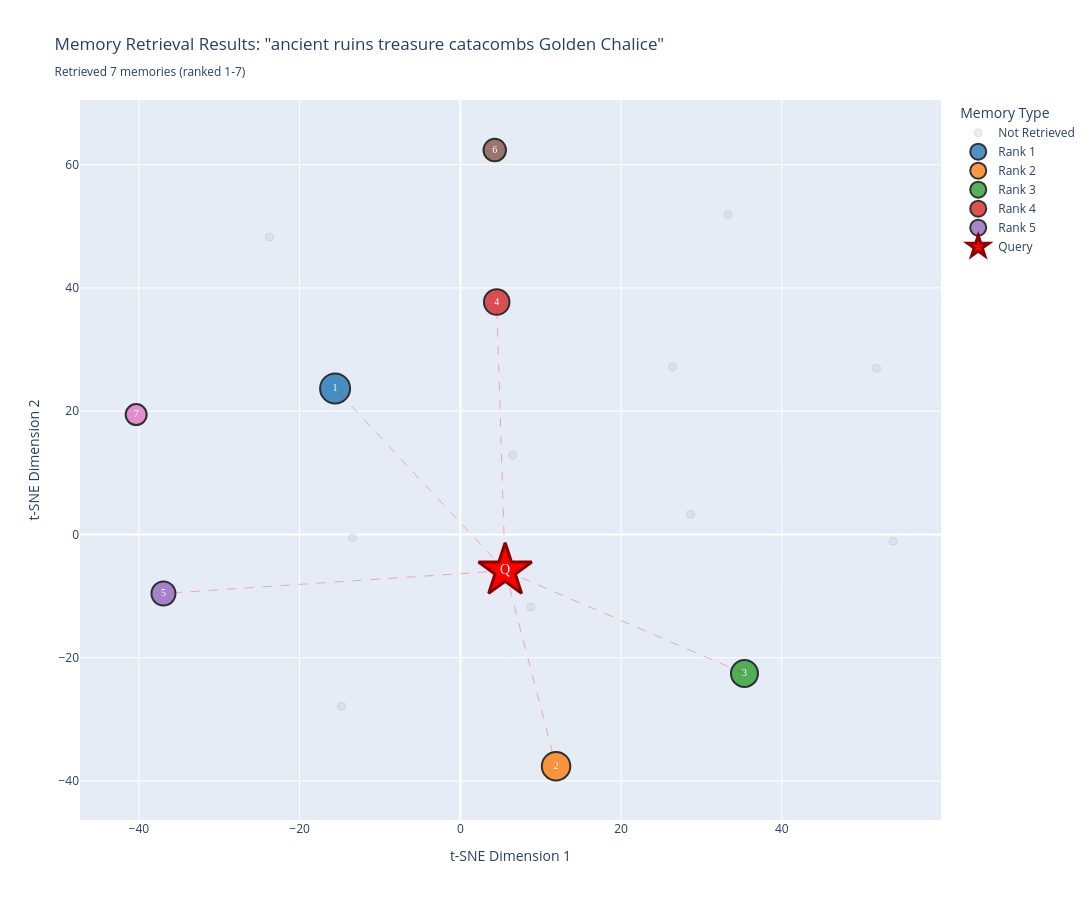

This figure's notebook cell:
### Code cell
# Create interactive visualization
fig = go.Figure()

# Plot non-retrieved memories (gray, small)
non_retrieved = df[~df['is_retrieved']]
if len(non_retrieved) > 0:
    fig.add_trace(go.Scatter(
        x=non_retrieved['x'],
        y=non_retrieved['y'],
        mode='markers',
        name='Not Retrieved',
        marker=dict(
            size=8,
            color='lightgray',
            opacity=0.4,
            line=dict(width=0.5, color='gray')
        ),
        hovertemplate='<b>Not Retrieved</b><br>' +
                      '<b>NPC:</b> %{customdata[0]}<br>' +
                      '<b>Type:</b> %{customdata[1]}<br>' +
                      '<b>Importance:</b> %{customdata[2]:.2f}<br>' +
                      '<b>Content:</b> %{customdata[3]}<br>' +
                      '<extra></extra>',
        customdata=non_retrieved[['npc_id', 'memory_type', 'importance_score', 'content_preview']].values,
    ))

# Plot retrieved memories (colored by rank, larger, with rank labels)
retrieved = df[df['is_retrieved']].sort_values('rank')
if len(retrieved) > 0:
    # Color scale: blue (rank 1) to red (higher ranks)
    colors = ['#1f77b4', '#ff7f0e', '#2ca02c', '#d62728', '#9467bd', '#8c564b', '#e377c2', '#7f7f7f', '#bcbd22', '#17becf']
    
    for idx, row in retrieved.iterrows():
        rank = int(row['rank'])
        color = colors[(rank - 1) % len(colors)]
        size = max(15, 30 - (rank - 1) * 1.5)  # Larger for better ranks
        
        fig.add_trace(go.Scatter(
            x=[row['x']],
            y=[row['y']],
            mode='markers+text',
            name=f'Rank {rank}',
            text=[str(rank)],
            textposition='middle center',
            textfont=dict(size=10, color='white', family='Arial Black'),
            marker=dict(
                size=size,
                color=color,
                opacity=0.8,
                line=dict(width=2, color='black')
            ),
            hovertemplate=f'<b>Rank {rank}</b> (Score: {row["score"]:.3f})<br>' +
                          '<b>NPC:</b> %{customdata[0]}<br>' +
                          '<b>Type:</b> %{customdata[1]}<br>' +
                          '<b>Importance:</b> %{customdata[2]:.2f}<br>' +
                          '<b>Tags:</b> %{customdata[3]}<br>' +
                          '<b>Full Content:</b><br>%{customdata[4]}<br>' +
                          '<extra></extra>',
            customdata=[[row['npc_id'], row['memory_type'], row['importance_score'], 
                        row['tags'], row['content']]],
            showlegend=(rank <= 5),  # Only show legend for top 5
        ))

# Plot query point (large star)
fig.add_trace(go.Scatter(
    x=[query_2d[0]],
    y=[query_2d[1]],
    mode='markers+text',
    name='Query',
    text=['Q'],
    textposition='middle center',
    textfont=dict(size=14, color='white', family='Arial Black'),
    marker=dict(
        size=40,
        color='red',
        symbol='star',
        line=dict(width=3, color='darkred')
    ),
    hovertemplate=f'<b>QUERY</b><br>"{query}"<extra></extra>',
))

# Draw lines from query to top-ranked memories
top_n = min(5, len(retrieved))
for idx, row in retrieved.head(top_n).iterrows():
    fig.add_trace(go.Scatter(
        x=[query_2d[0], row['x']],
        y=[query_2d[1], row['y']],
        mode='lines',
        line=dict(color='rgba(255,0,0,0.3)', width=1, dash='dash'),
        showlegend=False,
        hoverinfo='skip',
    ))

# Update layout
fig.update_layout(
    title=f'Memory Retrieval Results: "{query}"<br><sub>Retrieved {len(retrieved)} memories (ranked 1-{len(retrieved)})</sub>',
    xaxis_title='t-SNE Dimension 1',
    yaxis_title='t-SNE Dimension 2',
    hovermode='closest',
    width=1400,
    height=900,
    showlegend=True,
    legend=dict(
        x=1.02,
        y=1,
        xanchor='left',
        yanchor='top',
        title="Memory Type"
    ),
)

fig.show()

print(f"\n✅ Visualization created!")
print(f"\nSummary:")
print(f"  - Query: '{query}'")
print(f"  - NPC: {npc_id}")
print(f"  - Retrieved: {len(retrieved)} memories")
print(f"  - Top 3 ranks: {list(retrieved.head(3)['rank'].values)}")

### Figure 1 — Plotly figure (JSON) as saved in the notebook; plotly's stock layout.template omitted (floating-point values rounded to 4 significant figures)
{"data": [{"customdata": [["bob", "conversation", 0.8, "Player helped me fix my broken cart. I'm very grateful and will remember this ki..."], ["bob", "conversation", 0.6, "Player asked about trading routes. I shared some valuable information about the ..."], ["bob", "conversation", 0.75, "Player mentioned they're heading north. I reminded them about the safer trade ro..."], ["bob", "conversation", 0.65, "The market festival happened last week. Player participated in the trading compe..."], ["charlie", "conversation", 0.95, "Player asked me about my past. I shared a secret - I used to be a royal guard be..."], ["charlie", "conversation", 0.7, "Player mentioned they're also interested in the kingdom's history. I promised to..."], ["charlie", "conversation", 0.9, "Player asked if I know anything about the king's sword. I hesitated but confirme..."], ["bob", "conversation", 0.5, "Player asked about my relationship with Alice. I confirmed we've been friends fo..."], ["bob", "conversation", 0.6, "I saw player talking with Charlie. That's unusual - Charlie rarely talks to anyo..."], ["charlie", "conversation", 1, "Player helped me recover an old artifact from my past. I'm eternally grateful. T..."]], "hovertemplate": "<b>Not Retrieved</b><br><b>NPC:</b> %{customdata[0]}<br><b>Type:</b> %{customdata[1]}<br><b>Importance:</b> %{customdata[2]:.2f}<br><b>Content:</b> %{customdata[3]}<br><extra></extra>", "marker": {"color": "lightgray", "line": {"color": "gray", "width": 0.5}, "opacity": 0.4, "size": 8}, "mode": "markers", "name": "Not Retrieved", "type": "scatter", "x": [33.3, 53.82, 8.779, -13.41, -23.75, 28.64, 6.522, -14.77, 26.41, 51.78], "y": [51.83, -1.121, -11.77, -0.5144, 48.27, 3.255, 12.87, -27.9, 27.19, 26.94]}, {"customdata": [["alice", "conversation", 0.9, "quest,location,legend", "Player asked about the ancient ruins and the lost treasure. I told them about the legend of the Golden Chalice hidden deep within the catacombs."]], "hovertemplate": "<b>Rank 1</b> (Score: 0.747)<br><b>NPC:</b> %{customdata[0]}<br><b>Type:</b> %{customdata[1]}<br><b>Importance:</b> %{customdata[2]:.2f}<br><b>Tags:</b> %{customdata[3]}<br><b>Full Content:</b><br>%{customdata[4]}<br><extra></extra>", "marker": {"color": "#1f77b4", "line": {"color": "black", "width": 2}, "opacity": 0.8, "size": 30}, "mode": "markers+text", "name": "Rank 1", "showlegend": true, "text": ["1"], "textfont": {"color": "white", "family": "Arial Black", "size": 10}, "textposition": "middle center", "type": "scatter", "x": [-15.58], "y": [23.68]}, {"customdata": [["alice", "conversation", 0.7, "quest,npc_reference", "Player mentioned they're looking for a map to the catacombs. I suggested they talk to the old librarian in the town square."]], "hovertemplate": "<b>Rank 2</b> (Score: 0.600)<br><b>NPC:</b> %{customdata[0]}<br><b>Type:</b> %{customdata[1]}<br><b>Importance:</b> %{customdata[2]:.2f}<br><b>Tags:</b> %{customdata[3]}<br><b>Full Content:</b><br>%{customdata[4]}<br><extra></extra>", "marker": {"color": "#ff7f0e", "line": {"color": "black", "width": 2}, "opacity": 0.8, "size": 28.5}, "mode": "markers+text", "name": "Rank 2", "showlegend": true, "text": ["2"], "textfont": {"color": "white", "family": "Arial Black", "size": 10}, "textposition": "middle center", "type": "scatter", "x": [11.91], "y": [-37.61]}, {"customdata": [["alice", "conversation", 0.85, "quest,warning,lore", "Player returned and showed me the map. I warned them about the guardian spirits that protect the catacombs. They must be prepared."]], "hovertemplate": "<b>Rank 3</b> (Score: 0.565)<br><b>NPC:</b> %{customdata[0]}<br><b>Type:</b> %{customdata[1]}<br><b>Importance:</b> %{customdata[2]:.2f}<br><b>Tags:</b> %{customdata[3]}<br><b>Full Content:</b><br>%{customdata[4]}<br><extra></extra>", "marker": {"color": "#2ca02c", "line": {"color": "black", "width": 2}, "opacity": 0.8, "size": 27}, "mode": "markers+text", "name": "Rank 3", "showlegend": true, "text": ["3"], "textfont": {"color": "white", "family": "Arial Black", "size": 10}, "textposition": "middle center", "type": "scatter", "x": [35.35], "y": [-22.58]}, {"customdata": [["alice", "conversation", 0.8, "discovery,research,location", "Player discovered a hidden passage in the library. I'm very interested in what they might find there. This could be important for my research."]], "hovertemplate": "<b>Rank 4</b> (Score: 0.520)<br><b>NPC:</b> %{customdata[0]}<br><b>Type:</b> %{customdata[1]}<br><b>Importance:</b> %{customdata[2]:.2f}<br><b>Tags:</b> %{customdata[3]}<br><b>Full Content:</b><br>%{customdata[4]}<br><extra></extra>", "marker": {"color": "#d62728", "line": {"color": "black", "width": 2}, "opacity": 0.8, "size": 25.5}, "mode": "markers+text", "name": "Rank 4", "showlegend": true, "text": ["4"], "textfont": {"color": "white", "family": "Arial Black", "size": 10}, "textposition": "middle center", "type": "scatter", "x": [4.523], "y": [37.7]}, {"customdata": [["alice", "conversation", 0.2, "directions", "Player asked for directions to the marketplace. I gave them simple directions."]], "hovertemplate": "<b>Rank 5</b> (Score: 0.317)<br><b>NPC:</b> %{customdata[0]}<br><b>Type:</b> %{customdata[1]}<br><b>Importance:</b> %{customdata[2]:.2f}<br><b>Tags:</b> %{customdata[3]}<br><b>Full Content:</b><br>%{customdata[4]}<br><extra></extra>", "marker": {"color": "#9467bd", "line": {"color": "black", "width": 2}, "opacity": 0.8, "size": 24}, "mode": "markers+text", "name": "Rank 5", "showlegend": true, "text": ["5"], "textfont": {"color": "white", "family": "Arial Black", "size": 10}, "textposition": "middle center", "type": "scatter", "x": [-36.94], "y": [-9.585]}, {"customdata": [["alice", "conversation", 0.5, "relationship,npc_relationship", "I mentioned to the player that Bob and I have been friends since childhood. We grew up in the same village."]], "hovertemplate": "<b>Rank 6</b> (Score: 0.315)<br><b>NPC:</b> %{customdata[0]}<br><b>Type:</b> %{customdata[1]}<br><b>Importance:</b> %{customdata[2]:.2f}<br><b>Tags:</b> %{customdata[3]}<br><b>Full Content:</b><br>%{customdata[4]}<br><extra></extra>", "marker": {"color": "#8c564b", "line": {"color": "black", "width": 2}, "opacity": 0.8, "size": 22.5}, "mode": "markers+text", "name": "Rank 6", "showlegend": false, "text": ["6"], "textfont": {"color": "white", "family": "Arial Black", "size": 10}, "textposition": "middle center", "type": "scatter", "x": [4.279], "y": [62.37]}, {"customdata": [["alice", "conversation", 0.3, "small_talk", "Player asked about the weather. I mentioned it's been unusually warm this season."]], "hovertemplate": "<b>Rank 7</b> (Score: 0.296)<br><b>NPC:</b> %{customdata[0]}<br><b>Type:</b> %{customdata[1]}<br><b>Importance:</b> %{customdata[2]:.2f}<br><b>Tags:</b> %{customdata[3]}<br><b>Full Content:</b><br>%{customdata[4]}<br><extra></extra>", "marker": {"color": "#e377c2", "line": {"color": "black", "width": 2}, "opacity": 0.8, "size": 21}, "mode": "markers+text", "name": "Rank 7", "showlegend": false, "text": ["7"], "textfont": {"color": "white", "family": "Arial Black", "size": 10}, "textposition": "middle center", "type": "scatter", "x": [-40.33], "y": [19.44]}, {"hovertemplate": "<b>QUERY</b><br>\"ancient ruins treasure catacombs Golden Chalice\"<extra></extra>", "marker": {"color": "red", "line": {"color": "darkred", "width": 3}, "size": 40, "symbol": "star"}, "mode": "markers+text", "name": "Query", "text": ["Q"], "textfont": {"color": "white", "family": "Arial Black", "size": 14}, "textposition": "middle center", "type": "scatter", "x": [5.573], "y": [-5.89]}, {"hoverinfo": "skip", "line": {"color": "rgba(255,0,0,0.3)", "dash": "dash", "width": 1}, "mode": "lines", "showlegend": false, "type": "scatter", "x": [5.573, -15.58], "y": [-5.89, 23.68]}, {"hoverinfo": "skip", "line": {"color": "rgba(255,0,0,0.3)", "dash": "dash", "width": 1}, "mode": "lines", "showlegend": false, "type": "scatter", "x": [5.573, 11.91], "y": [-5.89, -37.61]}, {"hoverinfo": "skip", "line": {"color": "rgba(255,0,0,0.3)", "dash": "dash", "width": 1}, "mode": "lines", "showlegend": false, "type": "scatter", "x": [5.573, 35.35], "y": [-5.89, -22.58]}, {"hoverinfo": "skip", "line": {"color": "rgba(255,0,0,0.3)", "dash": "dash", "width": 1}, "mode": "lines", "showlegend": false, "type": "scatter", "x": [5.573, 4.523], "y": [-5.89, 37.7]}, {"hoverinfo": "skip", "line": {"color": "rgba(255,0,0,0.3)", "dash": "dash", "width": 1}, "mode": "lines", "showlegend": false, "type": "scatter", "x": [5.573, -36.94], "y": [-5.89, -9.585]}], "layout": {"height": 900, "hovermode": "closest", "legend": {"title": {"text": "Memory Type"}, "x": 1.02, "xanchor": "left", "y": 1, "yanchor": "top"}, "showlegend": true, "title": {"text": "Memory Retrieval Results: \"ancient ruins treasure catacombs Golden Chalice\"<br><sub>Retrieved 7 memories (ranked 1-7)</sub>"}, "width": 1400, "xaxis": {"title": {"text": "t-SNE Dimension 1"}}, "yaxis": {"title": {"text": "t-SNE Dimension 2"}}}}
